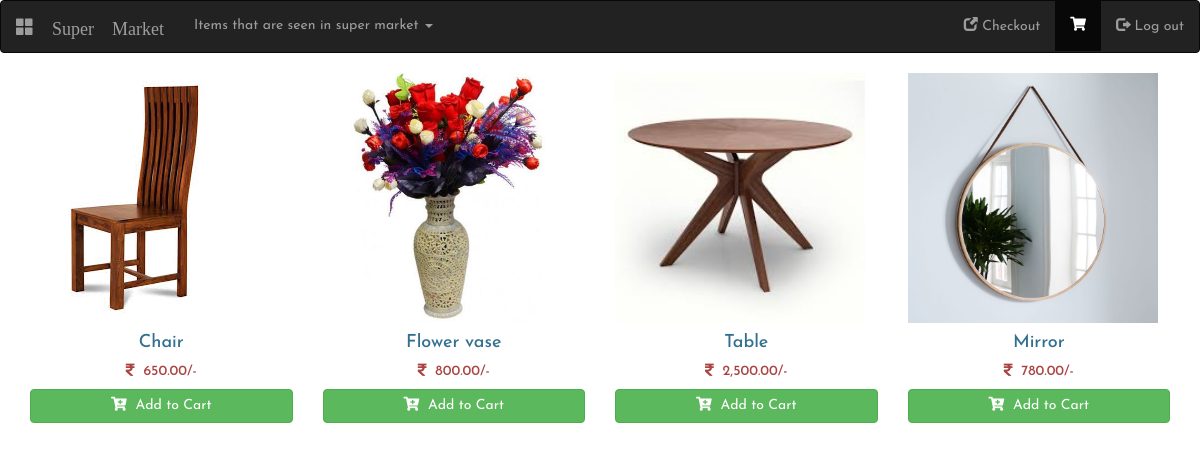
The app's page /furniture.php with its own data.
### tables this page shows
CREATE TABLE `furniture` (
  `id` int(255) NOT NULL,
  `product_name` varchar(255) NOT NULL,
  `product_price` float NOT NULL,
  `product_image` varchar(255) NOT NULL,
  `product_code` varchar(255) NOT NULL
);

### furniture.php (the view, shortened to what this page needs)
<!DOCTYPE html>
<html>
<head>
  <link rel="stylesheet" type="text/css" href="css/style.css">
  <link rel="stylesheet" href="https://maxcdn.bootstrapcdn.com/bootstrap/3.4.1/css/bootstrap.min.css">
  <link rel="stylesheet" href="https://cdnjs.cloudflare.com/ajax/libs/font-awesome/5.12.0/css/all.css" />
</head>
<body>
	<nav class="navbar navbar-inverse">
  <div class="container-fluid">
    <div class="navbar-header">
      <a class="navbar-brand" href="#"><span class="glyphicon glyphicon-th-large"> Super Market</span></a>
    </div>
    <ul class="nav navbar-nav">
      <li class="dropdown">
        <a class="dropdown-toggle" data-toggle="dropdown" href="shopping.php">Items that are seen in super market
        <span class="caret"></span></a>
      </li>
    </ul>
    <ul class="nav navbar-nav navbar-right">
      <li><a href="checkout.php"><span class="glyphicon glyphicon-new-window"></span> Checkout </a></li>
      <li class="active"><a href="cart.php"><span></span><i class="fas fa-shopping-cart"></i><span id="cart-item" class="badge badge-danger"></span></a></li>
      <li><a href="index.php"><span class="glyphicon glyphicon-log-out"></span> Log out</a></li>
    </ul>
  </div>
</nav>
<div class="container">
  <div class="row mt-2 pb-3">
    <?php
      include 'config.php';
      $stmt = $conn->prepare("SELECT * FROM furniture");
      $stmt->execute();
      $result = $stmt->get_result();
      while($row = $result->fetch_assoc()):
    ?>
    <div class="col-sm-6 col-md-4 col-lg-3 mb-2">
      <div class="card-deck">
        <div class="card p-2 border-secondary mb-2">
          <img src="<?= $row['product_image'] ?>" class="card-img-top" height="250">
          <div class="card-body p-1">
            <h4 class="card-title text-center text-info"><?= $row['product_name'] ?></h4>
            <h5 class="card-text text-center text-danger"><i class="fas fa-rupee-sign"></i>&nbsp;&nbsp;<?= number_format($row['product_price'],2) ?>/-</h5>
          </div>
          <div class="card-footer p-1">
            <form action="" class="form-submit">
              <button class="btn btn-success btn-block addItemBtn"><i class="fas fa-cart-plus"></i>&nbsp;&nbsp;Add to Cart</button>
            </form>
          </div>
        </div>
      </div>
    </div>
  <?php endwhile; ?>
  </div>
</div>
</body>
</html>

### css/style.css (style rules this page uses)
* { margin: 0; padding: 0;box-sizing: border-box;font-family: 'Josefin Sans', sans-serif; }

### records on screen
furniture: product_image (picture), product_name "Chair", product_price "650.00"
furniture: product_image (picture), product_name "Flower vase", product_price "800.00"
furniture: product_image (picture), product_name "Table", product_price "2,500.00"
furniture: product_image (picture), product_name "Mirror", product_price "780.00"
